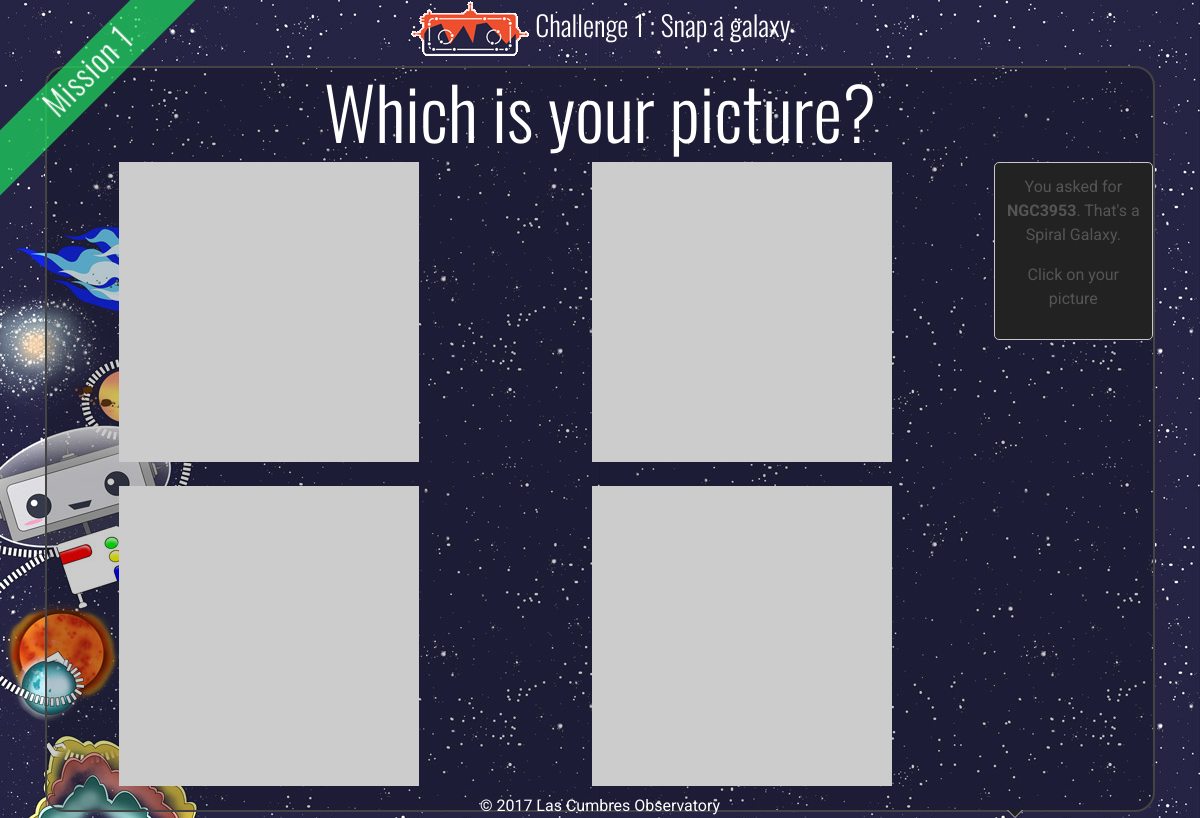
Before: /challenge/1/identify/ (signed in) with the older database file.
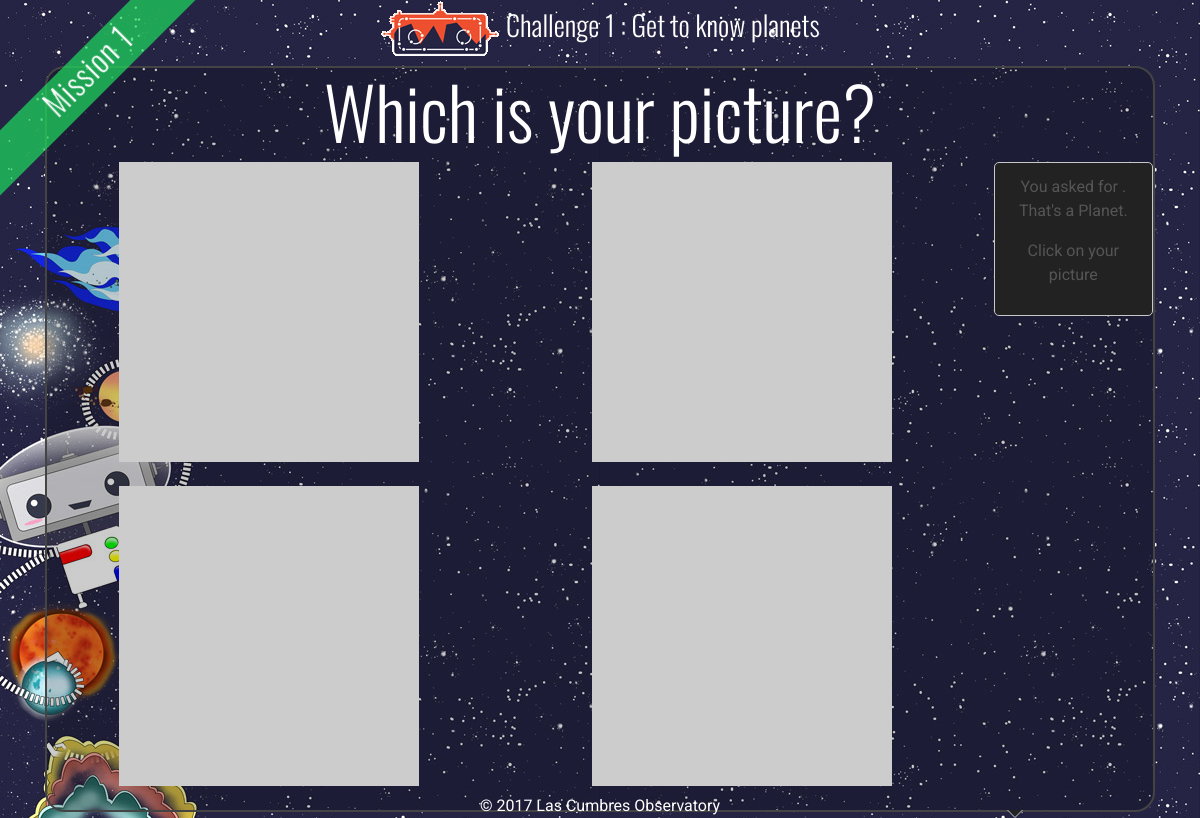
After: the same page with the newer database file.
### explorer/models.py (models this page shows, shortened)
class Challenge(models.Model):
    number = models.IntegerField()
    name = models.CharField(max_length=200)
    mission = models.ForeignKey(Mission)
    description = models.TextField(help_text=_("Research page info"))
    action = models.TextField(help_text=_("What the user should look for on investigate?"))
    category = models.TextField(help_text=_("What type of object is this?"), blank=True, null=True)
    avm_code = models.CharField(max_length=10, blank=True, null=True)
    active = models.BooleanField(default=True)
    sticker_total = models.IntegerField(default=0)
    is_last = models.BooleanField(default=False)

class Mission(models.Model):
    number = models.IntegerField()
    name = models.CharField(max_length=200)
    patch = models.ImageField(upload_to='patches')
    sticker_total = models.IntegerField(default=0)

### status/models.py (models this page shows, shortened)
class Progress(models.Model):
    user = models.ForeignKey(User)
    challenge = models.ForeignKey(Challenge)
    userrequestid = models.CharField(max_length=20, null=True, blank=True)
    requestids = models.CharField(max_length=20, null=True, blank=True)
    frameids = models.CharField(max_length=20, null=True, blank=True)
    status = FSMField(default='New', choices=settings.PROGRESS_OPTIONS)
    last_update = models.DateTimeField(default=datetime.utcnow)
    target = models.CharField(max_length=100)
    class Meta:
        unique_together = (("user","challenge"),)
    class Meta:
        verbose_name_plural = 'User Progress'

### explorer/views.py (the view)
# urls.py: url(r'^challenge/(?P<pk>[0-9]+)/start/$', ChallengeView.as_view(), {'mode':'start'}, name="start"),
class ChallengeView(LoginRequiredMixin, DetailView):
    model = Challenge
    def get(self, request, *args, **kwargs):
        if kwargs.get('mode',None) == 'failed':
            self.template_name = "explorer/challenge-message.html"
        else:
            self.template_name = "explorer/challenge-{}.html".format(kwargs['mode'])
        self.object = self.get_object()
        context = self.get_context_data(object=self.object)
        mode = kwargs.get('mode',None)
        if mode != 'start':
            obj,created = Progress.objects.get_or_create(challenge=self.get_object(), user=self.request.user)
            if created:
                obj.last_update = datetime.utcnow()
                obj.save()
            context['progress'] = obj
            if mode == 'observe':
                targets = Body.objects.filter(avm_code__startswith=obj.challenge.avm_code)
                context['targets'] = targets
        return self.render_to_response(context)

### serol/auth_backend.py (called while the page is built)
    def get_user(self, user_id):
        try:
            return User.objects.get(pk=user_id)
        except User.DoesNotExist:
            return None

### explorer/templates/explorer/challenge-identify.html (shortened to what this page needs)
{% extends 'explorer/challenge-base.html' %}
{% load static i18n %}
{% block wrapper-class%}challenge mission-{{object.mission.number}}-sidebar{%endblock%}
{% block main-body %}
<div class="centre-container">
<h1>{% trans "Which is your picture?" %}</h1>
  <div class="row">
    <div class="col-lg-10">
      <div class="row">
        {% for i in "0123" %}
        <div class="col-6 pb-2">
        </div>
        {% endfor %}
      </div>
    </div>
    <div class="col-lg-2">
        <div class="speech-bubble">
          <div class="arrow bottom right"></div>
          {% trans "You asked for" %} <strong>{{progress.target}}</strong>.
              {% trans "That's a" %} {{object.category}}.</p>
          {% trans "Click on your picture" %}</p>
        </div>
    </div>
  </div>
</div>
{% endblock %}

### explorer/templates/explorer/challenge-base.html (shortened to what this page needs)
{% extends 'explorer/base.html' %}
{% load static i18n %}
{% block main-content %}
<div class="container">
{% block main-header %}
<h3><a href="{% url 'home' %}"><img src="{% static 'explorer/images/serol_logo_sm.png'%}" /></a> Challenge {{object.number}} : {{object.name}}</h3>
{% endblock %}
{% block main-body %}
{% endblock %}
</div>
{% endblock %}
{% block ribbon %}
<div class="corner-ribbon sticky shadow mission-{{object.mission.number}}-colour"><h2>{% trans "Mission" %} {{object.mission.number}}</h2></div>
{% endblock %}

Changed rows visible on the page:
no longer on this page (row edited): Progress: target "NGC3953"
changed Challenge: name "Snap a galaxy" → "Get to know planets"; category "Spiral Galaxy" → "Planet"
